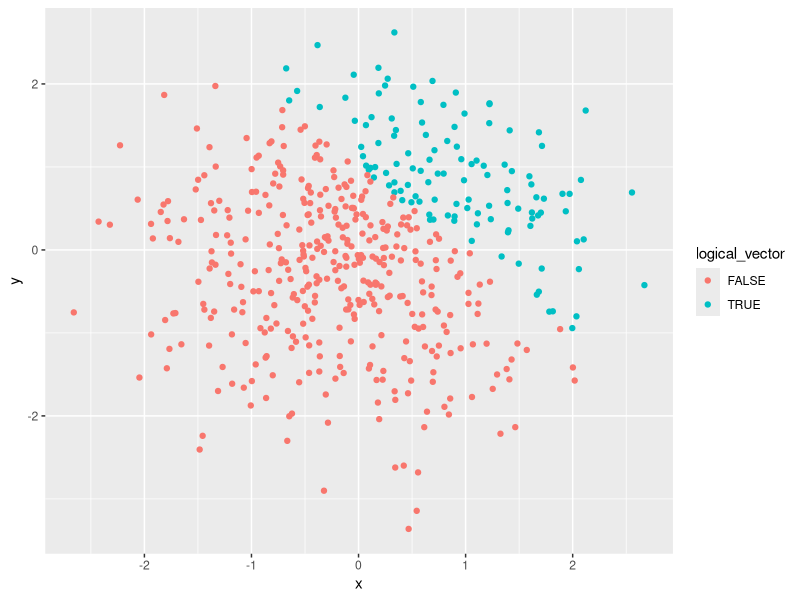
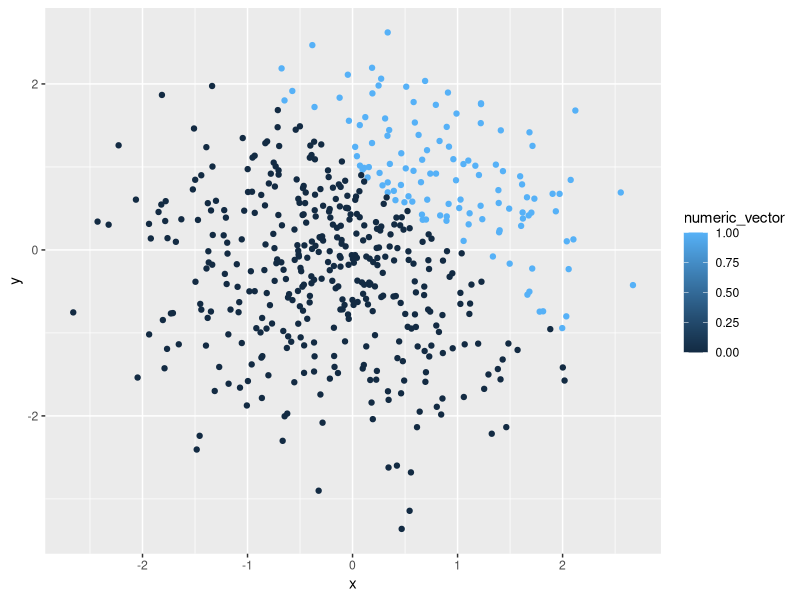
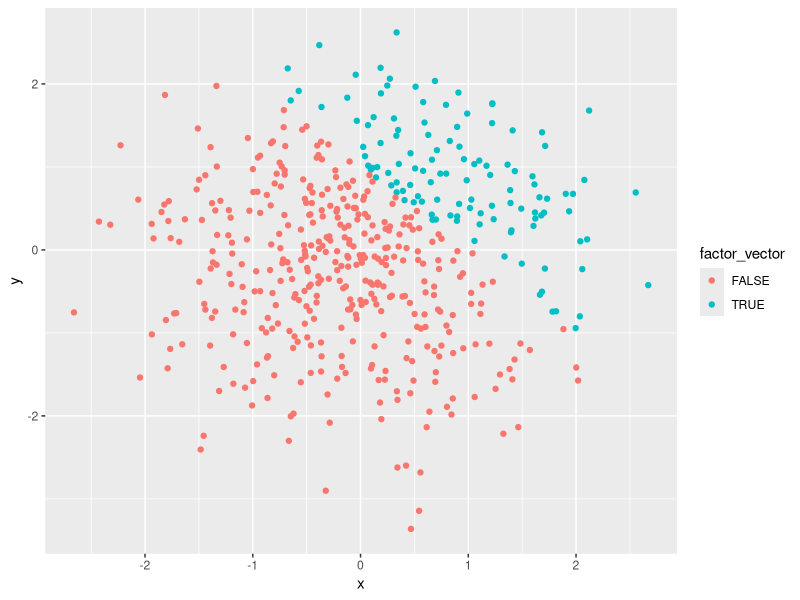

R code for these plots, in order:
## ---- chunk 1
knitr::opts_chunk$set(echo = TRUE)
## ---- chunk 2
library(tidyverse)
## ---- chunk 3

#create a dataframe 
set.seed(8)
hw_df = tibble(
    samp = rnorm(8),
logic = samp > 0,
class = c("biology", "chemistry", "physics", "history", "math", "art", "music", "gym"),
floor = factor(c("first", "second", "third", "second", "first", "second", "third", "first"))
)

## ---- chunk 4
#taking mean values 
mean(pull(hw_df, samp))
mean(pull(hw_df, logic))
mean(pull(hw_df, class))
mean(pull(hw_df, floor))

## ---- chunk 5
as.numeric(pull(hw_df,logic))
as.numeric(pull(hw_df,class))
as.numeric(pull(hw_df,floor))
## ---- chunk 6
#converting logical vector to numeric and multiplying by samp
logic = as.numeric(pull(hw_df, logic))
pull(hw_df, samp)*logic 
## ---- chunk 7
#converting logical vector to a factor and multiplying by samp
logic = as.factor(pull(hw_df, logic))
pull(hw_df, samp)*logic
## ---- chunk 8
#converting logical factor to a factor, then converting the result to numeric, and multiplying by samp

as.factor(pull(hw_df, logic))
as.numeric(as.factor(pull(hw_df, logic)))*pull(hw_df, samp)
## ---- chunk 9

#create a second dataframe for Problem 2
set.seed(1000)
hw2_df = tibble(
  x = rnorm(500),
  y = rnorm(500),
  logical_vector = c((x + y) > 1),
  numeric_vector = as.numeric(logical_vector),
  factor_vector = as.factor(logical_vector)
  )

nrow(hw2_df)
ncol(hw2_df)
mean(pull(hw2_df, x))
median(pull(hw2_df, x))
sd(pull(hw2_df, x))
mean(pull(hw2_df, logical_vector))
#In my vector, there are 500 rows in the dataset and five columns. The mean value of x is 0.008544891, and the median value of x is 0.006517422. The standard deviation of x is 0.9390666. The proportion of cases for which x + y > 1 is 0.236.

## ---- chunk 10
#plot with logical_vector 
plot1 <- ggplot(hw2_df, aes(x = x, y = y, color = logical_vector)) + geom_point()
## ---- chunk 11
#plot with numeric_vector 
plot2<- ggplot(hw2_df, aes(x = x, y = y, color = numeric_vector)) + geom_point()
## ---- chunk 12
#plot with factor_vector 
plot3 <- ggplot(hw2_df, aes(x = x, y = y, color = factor_vector)) + geom_point()
